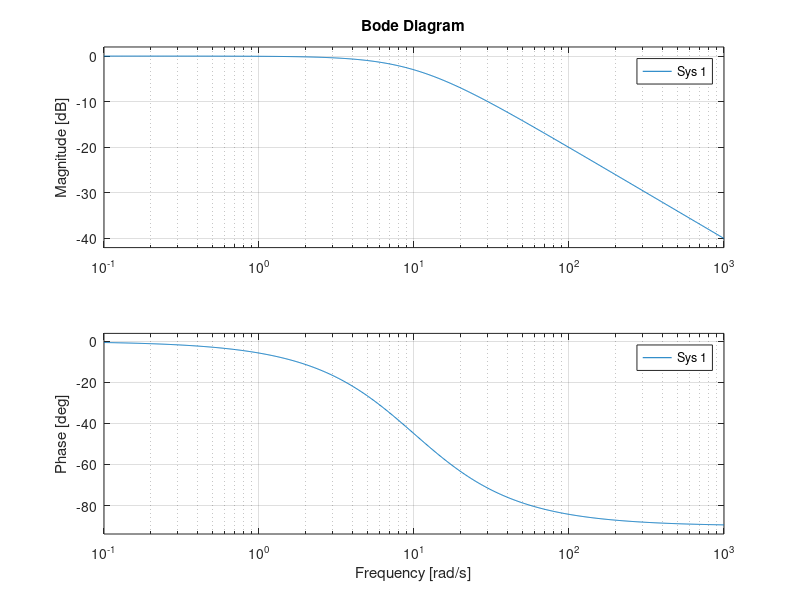
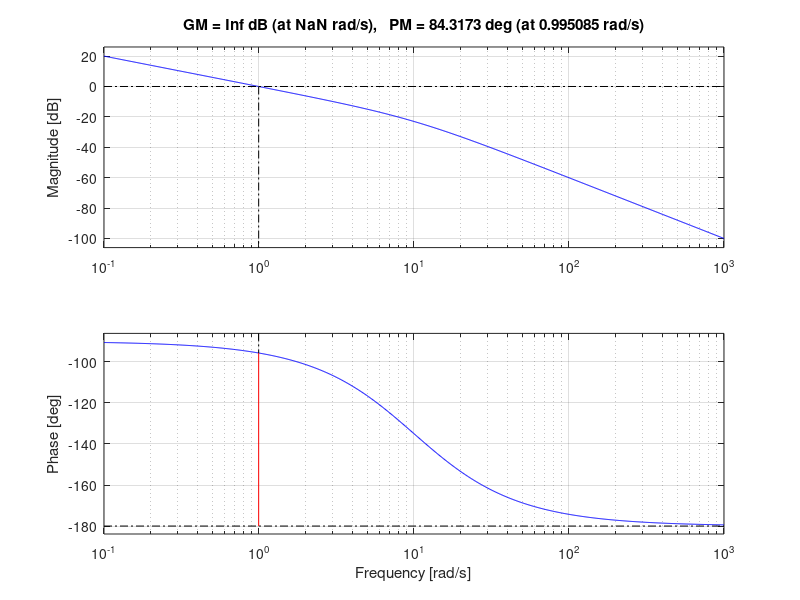

Recreate these plots in MATLAB, in order. (Note: this script raises an error after producing the figures.)
clear;close all;s=tf('s');
dts=0.01;
z=tf('z',dts);


%This file tunes a fractional controller based on the following:
%%%%%%%%%%%% controller specification
wgc=1;pm=110;Ts=dts;caso=1; %
% dsys=1/ ( s*(s+1.25) );
dsys=1/ ( s*(0.1*s+1) );

%%%%%%%%%%%

fig=figure;hold on;
bode(minreal(dsys*s));
% xlim([10^-2 10^2]);
% ylim([-120-90 -120+45])
grid on;
saveas(fig,'fig/frfitModelBode','epsc');

fig=figure;hold on;
margin(minreal(dsys));

% xlim([10^-2 10^2]);
% ylim([-120-90 -120+45])
grid on;
saveas(fig,'fig/TeoLoopBode','epsc');

%jw array
r0=2; N = 1000; Nm=fix(N/2);
w=logspace(-r0+log10(wgc),r0+log10(wgc),(N));
jw = 1i*w;



sys = exp(-dsys.InputDelay*jw).*polyval(dsys.Numerator{1},jw)./polyval(dsys.Denominator{1},jw);
figure;cbode(sys,w);



%find system phase and slope
dm=1; %width of array positions to include in slope calculation
%ps=angle(sys(Nm))*180/pi;
ps = mod(angle(sys(Nm))*180/pi, -360);
m= - ( angle(sys(Nm+dm))-angle(sys(Nm-dm)) ) / ( log10(w(Nm+dm))-log10(w(Nm-dm)) );

%find required controller phi
phi=-180+pm-ps; %phase required at new frequency
% if (ps>0)
% ps=ps-360;
% else
% phi=-180+pm-ps; %phase required at new frequency
% end



tgp=tan(phi*pi/180);

%find exponent
ed=0.01:0.01:2;
% ed=-ed;%for negative exponents
ms=zeros(size(ed));
a=ed(1)*pi/2;ms(1)=log(10)*ed(1)*(1-tgp/tan(a))*0.5/csc(2*phi*pi/180); %(tgp+1/tgp);
for i=2:size(ed,2)
    a=ed(i)*pi/2;
    %m1=-(log(10)*cos(a)*ed*tgp^2-log(10)*sin(a)*ed*tgp)/(sin(a)*tgp^2+sin(a))
    m1=log(10)*ed(i)*(1-tgp/tan(a))*0.5/csc(2*phi*pi/180); %(tgp+1/tgp);
    ms(i)=m1;
    if(m1>m && m1>0)
    %if(sign(ms(i)+m) ~= sign(ms(i-1)+m))
    %if(abs(m1-m) < tol)
        im=i-1;
        break;
    end
    
end

m*180/pi
ps
phi

alpha=ed(im);
tx=1/(tgp/(sin(a)-tgp*cos(a)));
taua=1/(tx*wgc^alpha);

one=ones(1,N);
con=(one+taua*jw.^alpha);
cs=con.*sys;
k=1/abs(cs(Nm));
%con=newk*con;

kp=k;
ka=k*taua;

% kp=0.4671; ka=0.6120; alpha=0.4900;

kp_ka_alpha=[kp ka alpha]

% con=k*(1+taua*jw.^alpha);
con=kp+ka*jw.^alpha;

cs=sys.*con;

figure;cbode(cs,w);
%figure; step(ol/((lo+1)),20);
%figure; step(ol/(lo+1),5);
%SaveCurPlotUnitsTsize(5,"sysStep","time (s)","Postion (m)");


%fig=figure;cbode(cs,w);
%saveas(fig,'Loop Bode','epsc');

%clf()
%figure;cbode(cs,w);
%SaveCurPlotTsize(5,"isomBode");


weights=[1:N/2 N/2:-1:1]./(0.5*N); %center
%weights=[1:N/4 N/4:-1:1 zeros(1,N/2)]./(0.5*N); %low freqs
%weights=[zeros(1,N/2) 1:N/4 N/4:-1:1 ]./(0.5*N); %high freqs

if alpha > 1
    orderadd=1;
else
    orderadd=0;
end

warning ('off','all');
[Cn, Cd]=invfreqs(con,w,4+orderadd,4,weights,100);
warning ('on','all');
fPD=minreal(tf(Cn,Cd));


% C=c2d(fPD,dts);
C=fPD;

fig=figure;hold on;
% margin(minreal(C*dsys));
cbode(cs,w);
xlim([10^-2 10^2]);
% ylim([-120-90 -120+45])
grid on;
saveas(fig,'fig/fraLoopBode','epsc');


dg=0.2;ng=2;

% figure;hold on


fig=figure;hold on;
tstep=20/sqrt(wgc);
% t=0:Ts:tstep;
% lsim(H,ones(size(t)),t)
%dg=0.2;ng=3;
l1=[];
for g=1:dg:1+dg*ng
    step(-30*feedback(C*dsys*g,1),tstep);
    l1=[l1; ['loop gain * ' num2str(g,'%.2f')]];
    step(-30*feedback(C*dsys/g,1),tstep);
    l1=[l1; ['loop gain / ' num2str(g,'%.2f')]];

end
grid on;
legend(l1, 'Location','east');

saveas(fig,'fig/fratimeResps','epsc');


%PI comparision

C=kp+ka*s;

fig=figure;hold on;
margin(C*dsys);
xlim([10^-2 10^2]);
ylim([-120-90 -120+45])
grid on;
saveas(fig,'fig/PILoopBode','epsc');


dg=0.2;ng=2;

% figure;hold on


fig=figure;hold on;
tstep=20/sqrt(wgc);
% t=0:Ts:tstep;
% lsim(H,ones(size(t)),t)
%dg=0.2;ng=3;
l1=[];
for g=1:dg:1+dg*ng
    step(-30*feedback(C*dsys*g,1),tstep);
    l1=[l1; ['loop gain * ' num2str(g,'%.2f')]];
    step(-30*feedback(C*dsys/g,1),tstep);
    l1=[l1; ['loop gain / ' num2str(g,'%.2f')]];

end
grid on;
Leg=legend(l1, 'Location','southeast');

saveas(fig,'fig/PItimeResps','epsc');



function y = cbode(cfresp,freq)
    
% Magnitude
m = 20 * log10(abs(cfresp));
% Phase
phase = mod(angle(cfresp)*180/pi, -360);
%phase = angle(cfresp)*180/pi;
%phase = atan2(imag(cfresp),real(cfresp))*180/(2*pi);

Nc = round(size(cfresp,2)/2);
ycenter = mod(angle( cfresp(Nc) )*180/pi, -360);
% Plot
subplot(2,1,1)
semilogx(freq,m);
grid on;
title("Bode Diagram",'FontSize',12);
ylabel('Magnitude (dB)','FontSize',12);

subplot(2,1,2)
semilogx(freq,phase);
grid on
ylabel('Phase (deg)','FontSize',12);
xlabel('Frequency (rad/sec)','FontSize',12);
ylim([ycenter-90 ycenter+45])
%yticks([0 0.5 0.8 1])
y=0;

end